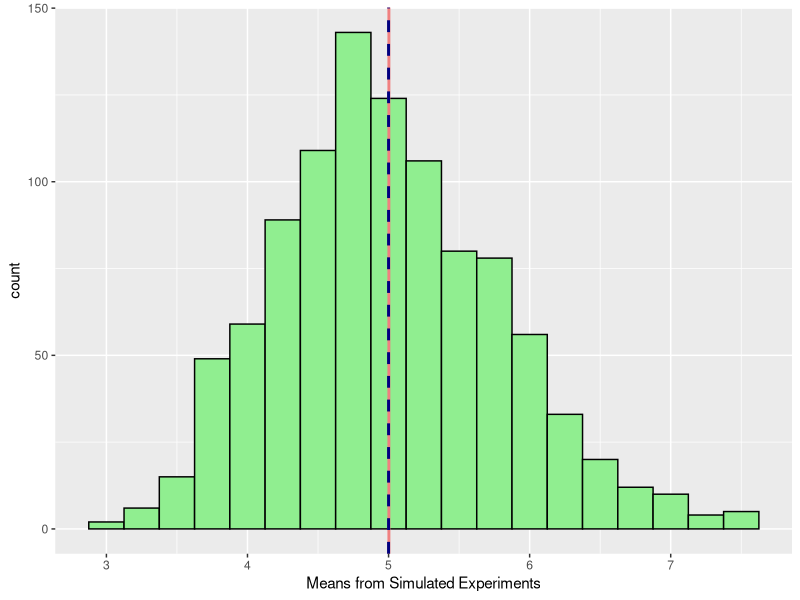

R code for this plot: (Note: this script raises an error after producing the figure.)
## ---- chunk 1
#Set seed for reproducibility
set.seed(64)
#Set lambda to 0.2
lambda <- 0.2
#40 samples
n <- 40
#1000 simulations
nSim <- 1000
#Simulate 1000 experiments of 40 random samples from the exponential distribution
sim <- matrix(rexp(n*nSim,lambda),nSim,n)
## ---- chunk 2
#Calculate the mean of from 40 samples for each simulation
meanSim <- apply(sim,1,mean)
#Calculate the overall mean from each experiment mean
meanTot <- mean(meanSim)
#Calculate the population mean from theory
meanTheory <- 1/lambda
## ---- chunk 3
#Histogram plot
library(ggplot2)
ggplot() + aes(meanSim) +
      geom_histogram(color="black", fill="lightgreen", binwidth=0.25) +
      geom_vline(aes(xintercept=meanTot), color="lightcoral", size=1) +
      geom_vline(aes(xintercept=meanTheory), color="navy", linetype="dashed",size=1) +
      xlab("Means from Simulated Experiments")
## ---- chunk 4
#Standard deviation of experiment means
sdSim <- sd(meanSim)
#Standard deviation from theory
sdTheory <- (1/lambda)/sqrt(n)
#Variance of experiment means
varSim <- var(meanSim)
#Variance from theory
varTheory <- ((1/lambda)*(1/sqrt(n)))^2
## ---- chunk 5
#Plots histogram with normal distrobution line
p1 <- ggplot() + aes(meanSim) +
      geom_histogram(color="black", fill="lightgreen", binwidth=0.25) +
      stat_function(fun = function(x)
            dnorm(x, mean = meanTot, sd = sdSim) * length(meanSim) * 0.25,
            color = "darkred", size = 1) +
      xlab("Means from Simulated Experiments")
# Compare simulation quantiles to normal distribution quantiles
x <- seq(0.01,0.99,0.01)
quantSim <- quantile(meanSim, probs=x)
quantNorm <-qnorm(p=x, mean=meanTot, sd=sdSim)
p2 <- ggplot() +
      geom_line(aes(x=x*100,y=quantNorm), color="darkblue") +
      geom_point(aes(x=x*100,y=quantSim), color="lightcoral") + xlab("Quantiles (%)") +
      ylab("Distribution Values for Each Quantile")
#Display both plots
library(gridExtra)
grid.arrange(p1,p2, nrow=1)
